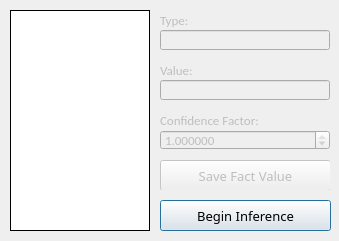
<?xml version="1.0" encoding="UTF-8"?>
<ui version="4.0">
 <class>ConsultationBegin</class>
 <widget class="QDialog" name="ConsultationBegin">
  <property name="geometry">
   <rect>
    <x>0</x>
    <y>0</y>
    <width>339</width>
    <height>241</height>
   </rect>
  </property>
  <property name="windowTitle">
   <string>Consultation - Forward Inferencing</string>
  </property>
  <widget class="QListWidget" name="FactList">
   <property name="geometry">
    <rect>
     <x>10</x>
     <y>10</y>
     <width>140</width>
     <height>221</height>
    </rect>
   </property>
   <property name="minimumSize">
    <size>
     <width>0</width>
     <height>0</height>
    </size>
   </property>
   <property name="maximumSize">
    <size>
     <width>140</width>
     <height>310</height>
    </size>
   </property>
   <property name="font">
    <font>
     <family>Calibri Light</family>
     <pointsize>10</pointsize>
    </font>
   </property>
   <property name="frameShape">
    <enum>QFrame::Box</enum>
   </property>
   <property name="frameShadow">
    <enum>QFrame::Plain</enum>
   </property>
   <property name="horizontalScrollBarPolicy">
    <enum>Qt::ScrollBarAlwaysOff</enum>
   </property>
   <property name="editTriggers">
    <set>QAbstractItemView::NoEditTriggers</set>
   </property>
   <property name="showDropIndicator" stdset="0">
    <bool>false</bool>
   </property>
   <property name="defaultDropAction">
    <enum>Qt::IgnoreAction</enum>
   </property>
   <property name="alternatingRowColors">
    <bool>false</bool>
   </property>
   <property name="selectionBehavior">
    <enum>QAbstractItemView::SelectItems</enum>
   </property>
   <property name="isWrapping" stdset="0">
    <bool>true</bool>
   </property>
  </widget>
  <widget class="QPushButton" name="BeginInferenceButton">
   <property name="geometry">
    <rect>
     <x>160</x>
     <y>200</y>
     <width>171</width>
     <height>31</height>
    </rect>
   </property>
   <property name="minimumSize">
    <size>
     <width>10</width>
     <height>10</height>
    </size>
   </property>
   <property name="maximumSize">
    <size>
     <width>16777215</width>
     <height>16777215</height>
    </size>
   </property>
   <property name="font">
    <font>
     <family>Calibri Light</family>
     <pointsize>10</pointsize>
    </font>
   </property>
   <property name="text">
    <string>Begin Inference</string>
   </property>
  </widget>
  <widget class="QFrame" name="EditorFrame">
   <property name="enabled">
    <bool>false</bool>
   </property>
   <property name="geometry">
    <rect>
     <x>160</x>
     <y>10</y>
     <width>170</width>
     <height>180</height>
    </rect>
   </property>
   <property name="minimumSize">
    <size>
     <width>170</width>
     <height>180</height>
    </size>
   </property>
   <property name="maximumSize">
    <size>
     <width>170</width>
     <height>180</height>
    </size>
   </property>
   <property name="frameShape">
    <enum>QFrame::NoFrame</enum>
   </property>
   <property name="frameShadow">
    <enum>QFrame::Plain</enum>
   </property>
   <widget class="QDoubleSpinBox" name="ConfidenceEditor">
    <property name="geometry">
     <rect>
      <x>0</x>
      <y>120</y>
      <width>170</width>
      <height>20</height>
     </rect>
    </property>
    <property name="minimumSize">
     <size>
      <width>170</width>
      <height>20</height>
     </size>
    </property>
    <property name="maximumSize">
     <size>
      <width>170</width>
      <height>20</height>
     </size>
    </property>
    <property name="font">
     <font>
      <family>Calibri</family>
      <pointsize>10</pointsize>
     </font>
    </property>
    <property name="decimals">
     <number>6</number>
    </property>
    <property name="maximum">
     <double>1.000000000000000</double>
    </property>
    <property name="singleStep">
     <double>0.000001000000000</double>
    </property>
    <property name="value">
     <double>1.000000000000000</double>
    </property>
   </widget>
   <widget class="QLabel" name="TypeLabel">
    <property name="geometry">
     <rect>
      <x>0</x>
      <y>0</y>
      <width>41</width>
      <height>20</height>
     </rect>
    </property>
    <property name="font">
     <font>
      <family>Calibri</family>
      <pointsize>10</pointsize>
     </font>
    </property>
    <property name="text">
     <string>Type:</string>
    </property>
   </widget>
   <widget class="QLabel" name="ConfidenceLabel">
    <property name="geometry">
     <rect>
      <x>0</x>
      <y>100</y>
      <width>121</width>
      <height>20</height>
     </rect>
    </property>
    <property name="minimumSize">
     <size>
      <width>0</width>
      <height>20</height>
     </size>
    </property>
    <property name="maximumSize">
     <size>
      <width>16777215</width>
      <height>20</height>
     </size>
    </property>
    <property name="font">
     <font>
      <family>Calibri</family>
      <pointsize>10</pointsize>
     </font>
    </property>
    <property name="text">
     <string>Confidence Factor:</string>
    </property>
   </widget>
   <widget class="QLineEdit" name="ValueEditor">
    <property name="geometry">
     <rect>
      <x>0</x>
      <y>70</y>
      <width>170</width>
      <height>20</height>
     </rect>
    </property>
    <property name="minimumSize">
     <size>
      <width>170</width>
      <height>20</height>
     </size>
    </property>
    <property name="maximumSize">
     <size>
      <width>170</width>
      <height>20</height>
     </size>
    </property>
    <property name="font">
     <font>
      <family>Calibri</family>
      <pointsize>10</pointsize>
     </font>
    </property>
    <property name="acceptDrops">
     <bool>false</bool>
    </property>
   </widget>
   <widget class="QLineEdit" name="TypeIndicator">
    <property name="geometry">
     <rect>
      <x>0</x>
      <y>20</y>
      <width>170</width>
      <height>20</height>
     </rect>
    </property>
    <property name="minimumSize">
     <size>
      <width>170</width>
      <height>20</height>
     </size>
    </property>
    <property name="maximumSize">
     <size>
      <width>170</width>
      <height>20</height>
     </size>
    </property>
    <property name="font">
     <font>
      <family>Calibri</family>
      <pointsize>10</pointsize>
     </font>
    </property>
    <property name="acceptDrops">
     <bool>false</bool>
    </property>
    <property name="frame">
     <bool>true</bool>
    </property>
    <property name="readOnly">
     <bool>true</bool>
    </property>
   </widget>
   <widget class="QLabel" name="ValueLabel">
    <property name="geometry">
     <rect>
      <x>0</x>
      <y>50</y>
      <width>47</width>
      <height>20</height>
     </rect>
    </property>
    <property name="minimumSize">
     <size>
      <width>0</width>
      <height>20</height>
     </size>
    </property>
    <property name="maximumSize">
     <size>
      <width>16777215</width>
      <height>20</height>
     </size>
    </property>
    <property name="font">
     <font>
      <family>Calibri</family>
      <pointsize>10</pointsize>
     </font>
    </property>
    <property name="text">
     <string>Value:</string>
    </property>
   </widget>
   <widget class="QPushButton" name="SaveFactValueButton">
    <property name="geometry">
     <rect>
      <x>0</x>
      <y>150</y>
      <width>171</width>
      <height>31</height>
     </rect>
    </property>
    <property name="minimumSize">
     <size>
      <width>10</width>
      <height>10</height>
     </size>
    </property>
    <property name="maximumSize">
     <size>
      <width>16777215</width>
      <height>16777215</height>
     </size>
    </property>
    <property name="font">
     <font>
      <family>Calibri Light</family>
      <pointsize>10</pointsize>
     </font>
    </property>
    <property name="text">
     <string>Save Fact Value</string>
    </property>
   </widget>
  </widget>
  <zorder>EditorFrame</zorder>
  <zorder>FactList</zorder>
  <zorder>BeginInferenceButton</zorder>
 </widget>
 <tabstops>
  <tabstop>FactList</tabstop>
  <tabstop>TypeIndicator</tabstop>
  <tabstop>ValueEditor</tabstop>
  <tabstop>ConfidenceEditor</tabstop>
  <tabstop>SaveFactValueButton</tabstop>
  <tabstop>BeginInferenceButton</tabstop>
 </tabstops>
 <resources/>
 <connections>
  <connection>
   <sender>FactList</sender>
   <signal>itemClicked(QListWidgetItem*)</signal>
   <receiver>ConsultationBegin</receiver>
   <slot>FactSelected()</slot>
   <hints>
    <hint type="sourcelabel">
     <x>54</x>
     <y>66</y>
    </hint>
    <hint type="destinationlabel">
     <x>6</x>
     <y>58</y>
    </hint>
   </hints>
  </connection>
  <connection>
   <sender>SaveFactValueButton</sender>
   <signal>clicked()</signal>
   <receiver>ConsultationBegin</receiver>
   <slot>SaveFactValue()</slot>
   <hints>
    <hint type="sourcelabel">
     <x>248</x>
     <y>177</y>
    </hint>
    <hint type="destinationlabel">
     <x>334</x>
     <y>169</y>
    </hint>
   </hints>
  </connection>
  <connection>
   <sender>BeginInferenceButton</sender>
   <signal>clicked()</signal>
   <receiver>ConsultationBegin</receiver>
   <slot>accept()</slot>
   <hints>
    <hint type="sourcelabel">
     <x>172</x>
     <y>213</y>
    </hint>
    <hint type="destinationlabel">
     <x>157</x>
     <y>213</y>
    </hint>
   </hints>
  </connection>
 </connections>
 <slots>
  <slot>FactSelected()</slot>
  <slot>SaveFactValue()</slot>
 </slots>
</ui>
